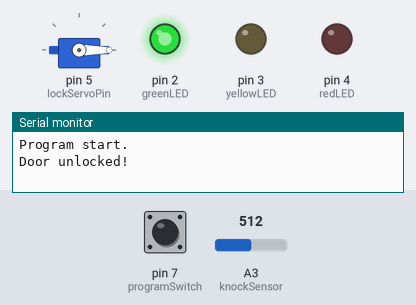
A sketch run on a simulated Arduino Uno, built with avr-gcc and run on an emulated ATmega328P. On the bench: servo, output pins drawn as LEDs (lit = HIGH), the last lines printed to the serial monitor. Dashed ring = blinking. The inputs (shaded band) are chosen by the test bench; at power-on: A3 (knockSensor) = 512, pin 7 (programSwitch) HIGH.

Above: at 1.2 s.
1.3 s: A3 (knockSensor) set to 29
2.8 s: A3 (knockSensor) set to 23
At 3.4 s:
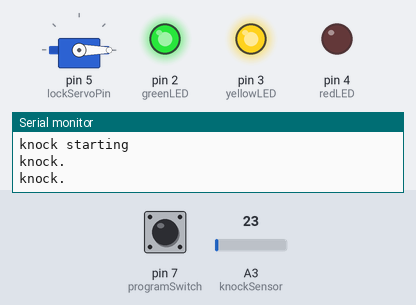
4.3 s: A3 (knockSensor) set to 122
At 5.32 s:
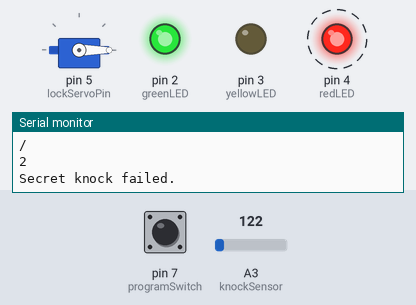
7.3 s: pin 7 (programSwitch) pulled LOW for 0.15 s
At 9.1 s:
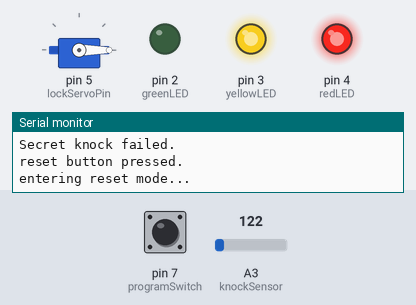
10.3 s: pin 7 (programSwitch) pulled LOW for 1 s
At 10.52 s:
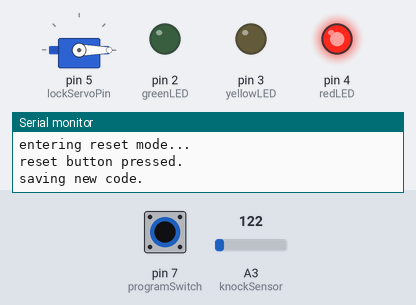
13.3 s: A3 (knockSensor) set to 15
At 13.8 s:
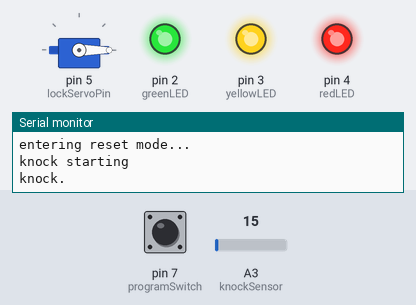
Timing chart, 0 to 16.3 s (numbered marks = the images above; inputs shaded):
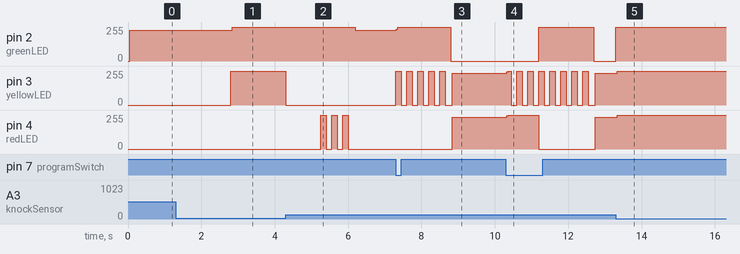

Measured:
- the behaviour switches between 26 and 25 on A3 (knockSensor) (found by bisection; images 0 and 1)
- after the input at 1.3 s, every drawn part: stays the same
- after the input at 2.8 s, pin 2 (greenLED): 232/255 → 255/255 at once; pin 3 (yellowLED): 0/255 → 255/255 at once
- after the input at 4.3 s, pin 2 (greenLED): 255/255 → 232/255 after 1.9 s; pin 3 (yellowLED): 255/255 → 0/255 at once; pin 4 (redLED): alternates 255/255 for 0.15 s and 0/255 for 0.15 s, 6 changes in all, then stays 0/255, starting after 0.95 s
- after the input at 7.3 s, pin 2 (greenLED): 232/255 → 255/255 at once, → 0/255 1.5 s later; pin 3 (yellowLED): 0/255 → 255/255 at once, then repeats every 0.30 s: 0/255 0.15 s, 255/255 0.15 s, until it stays 240/255 from 8.8 s; pin 4 (redLED): 0/255 → 240/255 after 1.5 s
- after the input at 10.3 s, pin 2 (greenLED): 0/255 → 255/255 after 0.90 s, → 0/255 1.5 s later; pin 4 (redLED): 240/255 → 255/255 at once, → 0/255 0.88 s later, → 240/255 1.5 s later
- after the input at 13.3 s, pin 2 (greenLED): 0/255 → 255/255 at once; pin 3 (yellowLED), pin 4 (redLED): 240/255 → 255/255 at once

The sketch:

beginner_servo_patternlock.ino
```cpp
#include <Servo.h>

/* Detects patterns of knocks and triggers a motor to unlock
   it if the pattern is correct.

   By Steve Hoefer http://grathio.com
   Version 0.1.10.20.10
   Licensed under Creative Commons Attribution-Noncommercial-Share Alike 3.0
   http://creativecommons.org/licenses/by-nc-sa/3.0/us/
   (In short: Do what you want, just be sure to include this line and the four above it, and don't sell it or use it in anything you sell without contacting me.)

   Analog Pin 0: Piezo speaker (connected to ground with 1M pulldown resistor)
   Digital Pin 2: Switch to enter a new code.  Short this to enter programming mode.
   Digital Pin 3: DC gear reduction motor attached to the lock. (Or a motor controller or a solenoid or other unlocking mechanisim.)
   Digital Pin 4: Red LED.
   Digital Pin 5: Green LED.

   Update: Nov 09 09: Fixed red/green LED error in the comments. Code is unchanged.
   Update: Nov 20 09: Updated handling of programming button to make it more intuitive, give better feedback.
   Update: Jan 20 10: Removed the "pinMode(knockSensor, OUTPUT);" line since it makes no sense and doesn't do anything.
 */
 Servo lockServo;

// Pin definitions
const int knockSensor = A3;         // Piezo sensor on pin 0.
const int programSwitch = 7;       // If this is high we program a new code.
const int lockServoPin = 5;           // Gear motor used to turn the lock.
const int greenLED = 2;            // Status LED
const int yellowLED = 3;
const int redLED = 4;              // Status LED

const int lockAngle = 179;
const int unlockAngle = 0;

// Tuning constants.  Could be made vars and hoooked to potentiometers for soft configuration, etc.
const int threshold = 25;           // Minimum signal from the piezo to register as a knock
const int rejectValue = 25;        // If an individual knock is off by this percentage of a knock we don't unlock..
const int averageRejectValue = 45; // If the average timing of the knocks is off by this percent we don't unlock.
const int knockFadeTime = 250;     // milliseconds we allow a knock to fade before we listen for another one. (Debounce timer.)
const int lockTurnTime = 650;      // milliseconds that we run the motor to get it to go a half turn.

const int maximumKnocks = 20;       // Maximum number of knocks to listen for.
const int knockComplete = 1200;     // Longest time to wait for a knock before we assume that it's finished.


// Variables.
int secretCode[maximumKnocks] = {100, 100, 0, 0, 0, 0, 0, 0, 0, 0, 0, 0, 0, 0, 0, 0, 0, 0, 0, 0};
int knockReadings[maximumKnocks];   // When someone knocks this array fills with delays between knocks.
int knockSensorValue;           // Last reading of the knock sensor.

boolean isLocked;
boolean isResettingEntryCode;

void setup() {
  Serial.begin(9600);                           // Uncomment the Serial.bla lines for debugging.
  Serial.println("Program start.");             // but feel free to comment them out after it's working right.

  pinMode(lockServoPin, OUTPUT);
  pinMode(redLED, OUTPUT);
  pinMode(greenLED, OUTPUT);
  pinMode(yellowLED, OUTPUT);
  pinMode(programSwitch, INPUT);

  lockServo.attach(lockServoPin);

  knockSensorValue = 0;
  isResettingEntryCode = false;
  isLocked = false;


  updateLock();
}

void loop() {

  showLockState();

  if (digitalRead(programSwitch)==LOW  && !isLocked){  // is the program button pressed?
    Serial.println("reset button pressed.");

    if (!isResettingEntryCode) {
      Serial.println("entering reset mode...");
      isResettingEntryCode = true;
      blinkLed(yellowLED,5);
    } else {
       Serial.println("saving new code.");
      isResettingEntryCode = false;
      blinkLed(yellowLED,3);
    }
  }

  // Listen for any knock at all.
  knockSensorValue = analogRead(knockSensor);

  if (knockSensorValue <=threshold){
    listenToSecretKnock();
  }
}


void blinkLed(int pin, int count) {

  int blinkDelay=150;

  for (int i=0;i<count;i++) {
      digitalWrite(pin,HIGH);
        delay(blinkDelay);
        digitalWrite(pin,LOW);
        delay(blinkDelay);
  }
}


void showLockState() {

  digitalWrite(greenLED,LOW);
  digitalWrite(yellowLED,LOW);
  digitalWrite(redLED,LOW);

  if (isResettingEntryCode) {
    digitalWrite(yellowLED,HIGH);
    digitalWrite(redLED,HIGH);
  } else if (isLocked) {
    digitalWrite(redLED,HIGH);
  } else {
    digitalWrite(greenLED,HIGH);
  }

}

void updateLock() {
  if (isLocked) {
      Serial.println("Door locked.");
   lockServo.write(lockAngle);

  } else {
      Serial.println("Door unlocked!");
    lockServo.write(unlockAngle);
  }
}

void showKnock() {

  if (isResettingEntryCode){
     digitalWrite(greenLED, HIGH);
  } else {
    digitalWrite(yellowLED, HIGH);
  }

  delay(knockFadeTime);

  // again, a little delay to let the knock decay.
  if (isResettingEntryCode){
     digitalWrite(greenLED, LOW);
  } else {
    digitalWrite(yellowLED, LOW);
  }
}

void playbackEntryCode(int maxKnockInterval) {

  Serial.println(0);
  showKnock();

  for (int i = 0; i < maximumKnocks ; i++){

        int playbackDelay =  map(secretCode[i],0, 100, 0, maxKnockInterval);
        Serial.println(playbackDelay);

        delay(playbackDelay); // Expand the time back out to what it was.  Roughly.

        if (playbackDelay>0) {
          Serial.println(1+i);
          showKnock();
        }
   }
}

// Records the timing of knocks.
void listenToSecretKnock(){
  Serial.println("knock starting");


  // First lets reset the listening array.
  for (int i=0;i<maximumKnocks;i++){
    knockReadings[i]=0;
  }

  int currentKnockNumber=0;                     // Incrementer for the array.
  int startTime=millis();                       // Reference for when this knock started.
  int now=millis();

  showKnock();

  do {
    //listen for the next knock or wait for it to timeout.
    knockSensorValue = analogRead(knockSensor);

    if (knockSensorValue <=threshold){                   //got another knock...


      //record the delay time.
      Serial.println("knock.");
      now=millis();
      knockReadings[currentKnockNumber] = now-startTime;
      currentKnockNumber ++;                             //increment the counter
      startTime=now;
      // and reset our timer for the next knock

      showKnock();
    }

    now=millis();

    //did we timeout or run out of knocks?
  } while ((now-startTime < knockComplete) && (currentKnockNumber < maximumKnocks));

  //we've got our knock recorded, lets see if it's valid
  if (!isResettingEntryCode){             // only if we're not in progrmaing mode.

    if (validateKnock()){
      switchLock();
    } else {
      Serial.println("Secret knock failed.");
      blinkLed(redLED,3);
    }

  } else { // if we're in programming mode we still validate the lock, we just don't do anything with the lock

    validateKnock();

    blinkLed(yellowLED,5);

    Serial.println("New lock recorded.");
  }

}


// Runs the motor (or whatever) to unlock the door.
void switchLock(){

  isLocked=!isLocked;
  updateLock();

  blinkLed(greenLED,3);
}

// Sees if our knock matches the secret.
// returns true if it's a good knock, false if it's not.
// todo: break it into smaller functions for readability.
boolean validateKnock(){
  int i=0;

  // simplest check first: Did we get the right number of knocks?
  int currentKnockCount = 0;
  int secretKnockCount = 0;
  int maxKnockInterval = 0;                     // We use this later to normalize the times.

  for (i=0;i<maximumKnocks;i++){
    if (knockReadings[i] > 0){
      currentKnockCount++;
    }
    if (secretCode[i] > 0){                     //todo: precalculate this.
      secretKnockCount++;
    }

    if (knockReadings[i] > maxKnockInterval){   // collect normalization data while we're looping.
      maxKnockInterval = knockReadings[i];
    }
  }

  // If we're recording a new knock, save the info and get out of here.
  if (isResettingEntryCode){

      for (i=0;i<maximumKnocks;i++){ // normalize the times
        secretCode[i]= map(knockReadings[i],0, maxKnockInterval, 0, 100);
      }
      // And flash the lights in the recorded pattern to let us know it's been programmed.

      playbackEntryCode(maxKnockInterval);

      return false;     // We don't unlock the door when we are recording a new knock.
  }

  Serial.println(currentKnockCount);
  Serial.println('/');
  Serial.println(secretKnockCount);

  if (currentKnockCount != secretKnockCount){
    return false;
  }

  /*  Now we compare the relative intervals of our knocks, not the absolute time between them.
      (ie: if you do the same pattern slow or fast it should still open the door.)
      This makes it less picky, which while making it less secure can also make it
      less of a pain to use if you're tempo is a little slow or fast.
  */
  int totaltimeDifferences=0;
  int timeDiff=0;
  for (i=0;i<maximumKnocks;i++){ // Normalize the times
    knockReadings[i]= map(knockReadings[i],0, maxKnockInterval, 0, 100);
    Serial.println("---");
    Serial.println(knockReadings[i]);
    Serial.println("-");
    timeDiff = abs(knockReadings[i]-secretCode[i]);
    Serial.println(timeDiff);
    if (timeDiff > rejectValue){ // Individual value too far out of whack
      return false;
    }
    totaltimeDifferences += timeDiff;
  }
  // It can also fail if the whole thing is too inaccurate.
  if (totaltimeDifferences/secretKnockCount>averageRejectValue){
    //return false;
  }

  return true;

}
```
